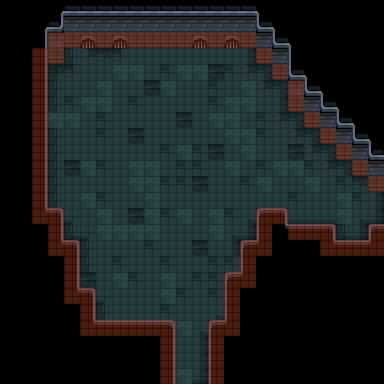

This is a level from a 2D game, rendered from its Tiled map with the project's own tilesets. A one-line summary and the map file follow, with tile-layer data summarised:
An orthogonal 24x24 tile map with 16x16 px tiles, 3 tile layers (floor, details, collision) and 9 objects (4x EnemySpawnPoint, 2x EnemySpawnTrigger, 2x Gate, CombatArea).

<map version="1.10" tiledversion="1.10.2" orientation="orthogonal" renderorder="right-down" width="24" height="24" tilewidth="16" tileheight="16" infinite="0" nextlayerid="9" nextobjectid="35">
 <tileset firstgid="1" source="../../Tilesets/dungeon_prison_tileset.tsx" />
 <layer id="3" name="floor" width="24" height="24">
  <data>[576 cells, 380 non-empty, 31 distinct tile ids]</data>
 </layer>
 <layer id="2" name="details" width="24" height="24">
  <data>[576 cells, 14 non-empty, 9 distinct tile ids]</data>
 </layer>
 <layer id="1" name="collision" width="24" height="24" opacity="0.5">
  <data>[576 cells, 75 non-empty, 1 distinct tile ids]</data>
 </layer>
 <objectgroup id="8" name="entities">
  <object id="21" type="EnemySpawnTrigger" x="176" y="304" width="32" height="16">
   <properties>
    <property name="TriggerType" propertytype="triggerType" value="EnemySpawn" />
   </properties>
  </object>
  <object id="22" type="EnemySpawnTrigger" x="352" y="192" width="16" height="32">
   <properties>
    <property name="TriggerType" propertytype="triggerType" value="EnemySpawn" />
   </properties>
  </object>
  <object id="23" type="EnemySpawnPoint" x="96" y="112">
   <point />
  </object>
  <object id="24" type="EnemySpawnPoint" x="208" y="112">
   <point />
  </object>
  <object id="25" type="EnemySpawnPoint" x="208" y="224">
   <point />
  </object>
  <object id="26" type="EnemySpawnPoint" x="112" y="240">
   <point />
  </object>
  <object id="32" type="Gate" x="368" y="160" width="16" height="64">
   <properties>
    <property name="Flip" value="true" />
    <property name="Orientation" value="horizontal" />
   </properties>
  </object>
  <object id="33" type="Gate" x="176" y="320" width="32" height="48">
   <properties>
    <property name="Orientation" value="vertical" />
   </properties>
  </object>
  <object id="34" type="CombatArea" x="64" y="48">
   <polygon points="0,0 192,0 192,16 208,16 208,32 224,32 224,64 240,64 240,80 256,80 256,96 272,96 272,112 288,112 288,128 304,128 304,192 272,192 272,176 224,176 224,160 192,160 192,192 176,192 176,224 160,224 160,272 32,272 32,240 16,240 16,192 0,192 0,160 -16,160 -16,16 0,16" />
  </object>
 </objectgroup>
</map>
